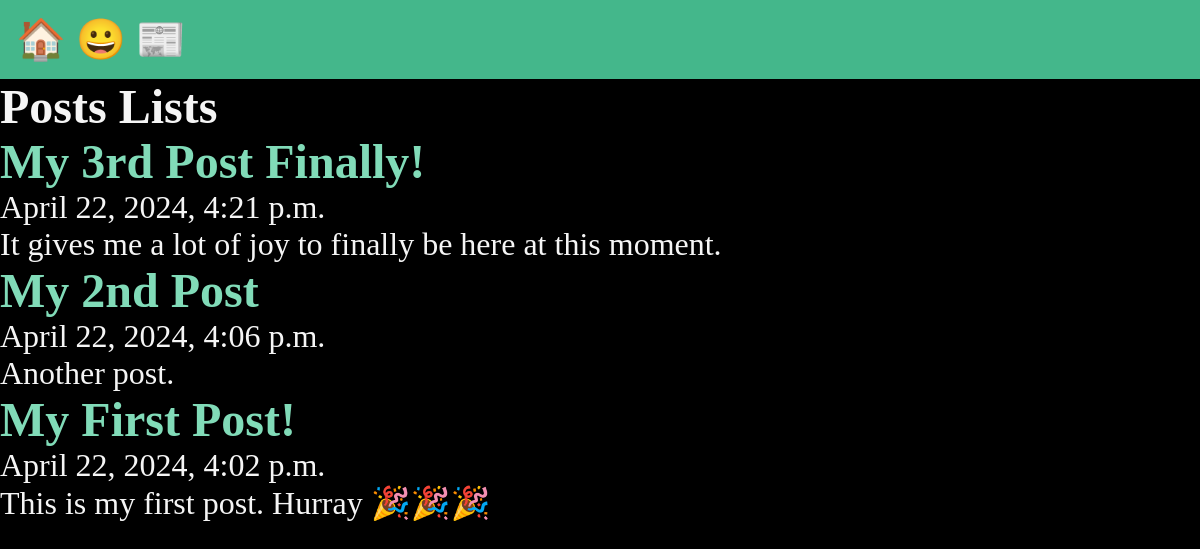
The app's page /posts/, older data.
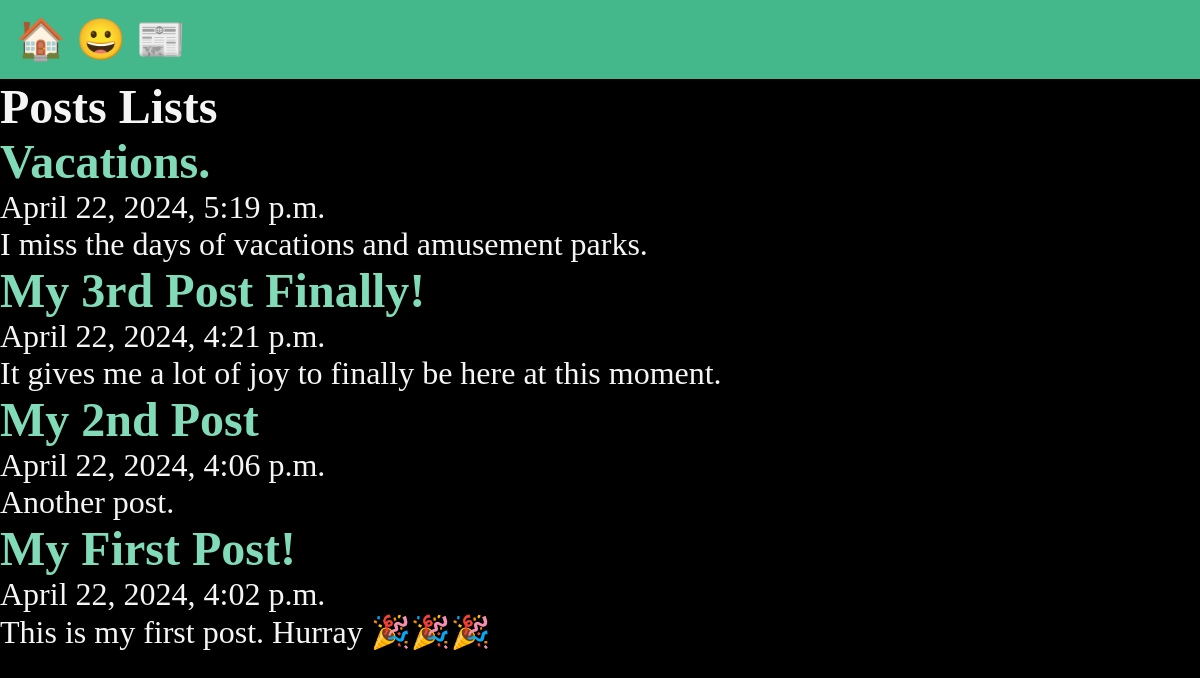
The same page, newer data.
### posts/models.py (models this page shows, shortened)
class Post(models.Model):
    title = models.CharField(max_length=75)
    body = models.TextField()
    slug = models.SlugField()
    date = models.DateTimeField(auto_now_add=True)
    banner = models.ImageField(default='fallback.png', blank=True)

### posts/views.py (the view)
# urls.py: path('', views.posts_list, name="list"),
def posts_list(request):
    posts = Post.objects.all().order_by('-date')
    return render(request, 'posts/posts_list.html', {'posts': posts})

### posts/templates/posts/posts_list.html (shortened to what this page needs)
{% extends "layout.html" %}
{% block content %}
    <section class="posts">
        <h1>Posts Lists</h1>
        {% for post in posts %}
            <article class="post">
                <h2>
                    <a href="{% url 'posts:page' slug=post.slug %}">
                        {{ post.title }}
                    </a>
                </h2>
                <p>{{ post.date }}</p>
                <p>{{ post.body }}</p>
            </article>
        {% endfor %}
    </section>
{% endblock %}

### templates/layout.html (shortened to what this page needs)
<!DOCTYPE html>
{% load static %}
<html lang="en">
  <head>
    <link rel="stylesheet" href="{% static 'css/style.css' %}" />
  </head>
  <body>
    <nav>
      <a href="/">🏠</a>
      <a href="/about">😀</a>
      <a href="{% url 'posts:list' %}">📰</a>
    </nav>
    <main>
      {% block content %}
      {% endblock %}
    </main>
  </body>
</html>

### static/css/style.css (style rules this page uses)
* { padding: 0; margin: 0; box-sizing: border-box; }
body { min-height: 100vh; display: flex; flex-direction: column; background-color: black; color: whitesmoke; font-size: 2rem; }
nav { padding: 1rem; background-color: #44b78b; color: white; font-size: 2.5rem; }
main { flex-grow: 1; }
h1, p { text-align: left; }
a { text-decoration: none; color: #81dbb8; }

Row changes from the older to the newer data that the page shows:
added Post: title "Vacations.", date "April 22, 2024, 5:19 p.m.", body "I miss the days of vacations and amusement parks."
